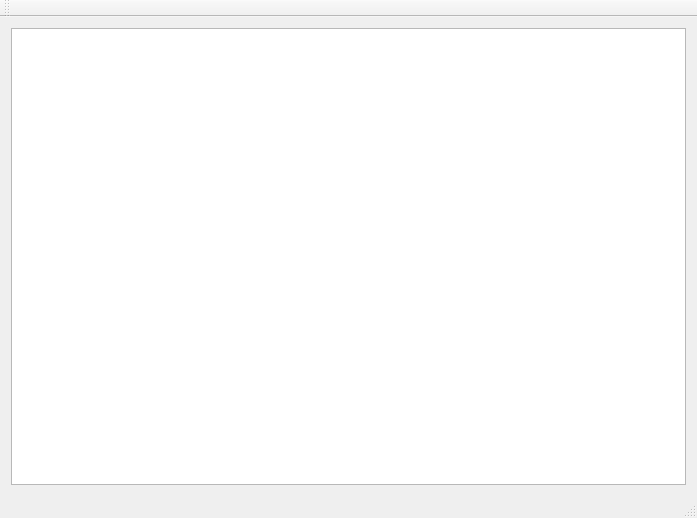
<?xml version="1.0" encoding="UTF-8"?>
<ui version="4.0">
 <class>studyQtTableClass</class>
 <widget class="QMainWindow" name="studyQtTableClass">
  <property name="geometry">
   <rect>
    <x>0</x>
    <y>0</y>
    <width>697</width>
    <height>518</height>
   </rect>
  </property>
  <property name="windowTitle">
   <string>studyQtTable</string>
  </property>
  <widget class="QWidget" name="centralWidget">
   <layout class="QGridLayout" name="gridLayout">
    <item row="0" column="0">
     <widget class="QTableWidget" name="tableWidget">
      <property name="enabled">
       <bool>true</bool>
      </property>
      <property name="sizePolicy">
       <sizepolicy hsizetype="Preferred" vsizetype="Preferred">
        <horstretch>0</horstretch>
        <verstretch>0</verstretch>
       </sizepolicy>
      </property>
     </widget>
    </item>
   </layout>
  </widget>
  <widget class="QToolBar" name="mainToolBar">
   <attribute name="toolBarArea">
    <enum>TopToolBarArea</enum>
   </attribute>
   <attribute name="toolBarBreak">
    <bool>false</bool>
   </attribute>
  </widget>
  <widget class="QStatusBar" name="statusBar"/>
 </widget>
 <layoutdefault spacing="6" margin="11"/>
 <resources>
  <include location="studyqttable.qrc"/>
 </resources>
 <connections/>
</ui>
